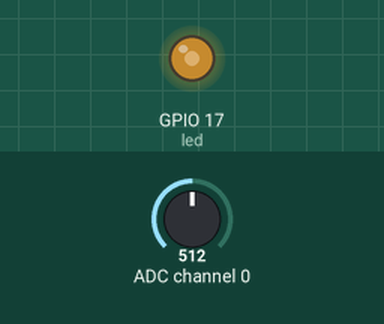
Simulated run of this program. Board: Raspberry Pi (BCM pin numbers). Shown: output pins drawn as LEDs (lit = HIGH). The test bench sets the inputs (shaded band); at power-on: ADC channel 0 = 512 (analog values on the 0–1023 scale).

Above: at 1.2 s.
1.3 s: ADC channel 0 set to 716
At 2.2 s:
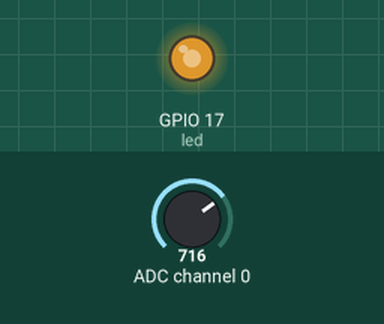
2.8 s: ADC channel 0 set to 900
At 3.1 s:
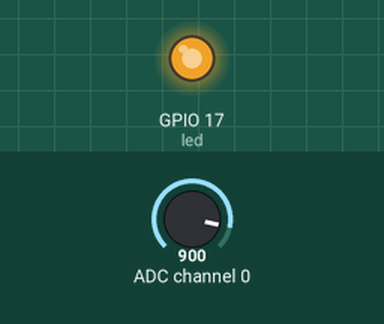
4.3 s: ADC channel 0 set to 122
At 5.7 s:
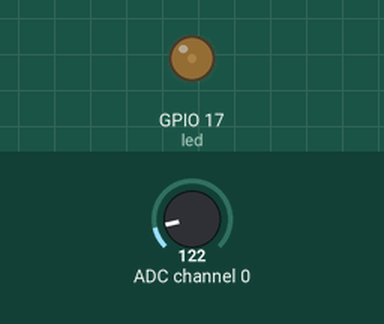
Timing chart, 0 to 7.3 s (numbered marks = the images above; inputs shaded):
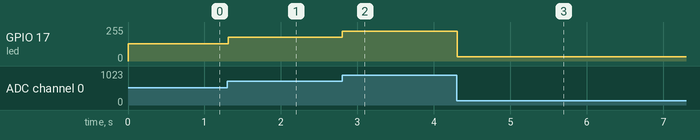

The program:

RaspPi_Lesson12ADC.py
```python
from gpiozero import PWMLED, MCP3008
from gpiozero.tools import absoluted, scaled
from signal import pause
import threading


led = PWMLED(17)
pot = MCP3008(channel=0)

if __name__ == '__main__':
    try:
        led.source = absoluted(pot)
        pause()
    except KeyboardInterrupt:
        led.close()
        raise
```

Measured:
- after the input at 1.3 s, GPIO 17 (led): 128/255 → 179/255 at once
- after the input at 2.8 s, GPIO 17 (led): 179/255 → 224/255 at once
- after the input at 4.3 s, GPIO 17 (led): 224/255 → 31/255 at once
